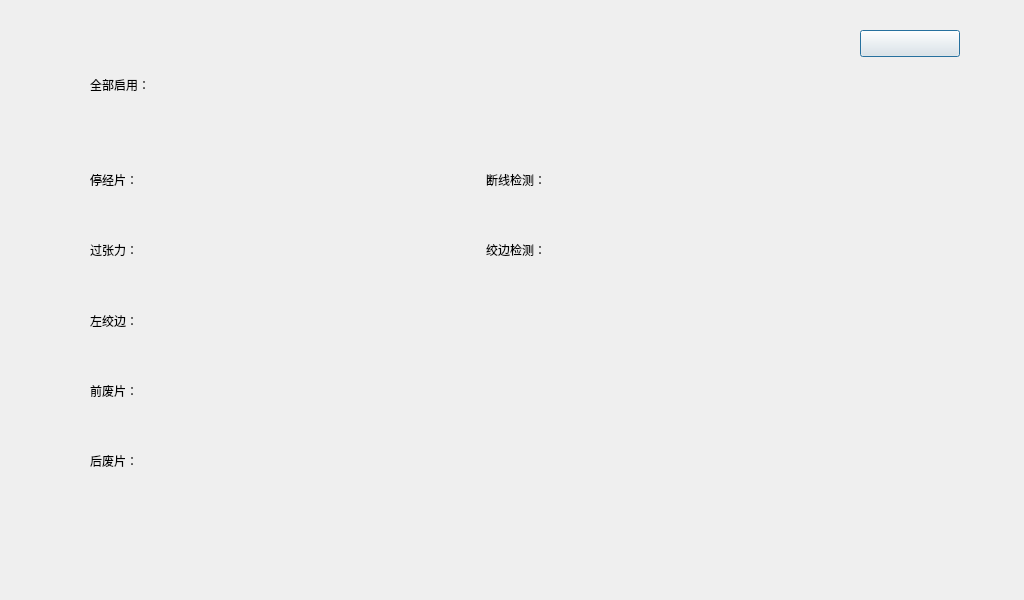
<?xml version="1.0" encoding="UTF-8"?>
<ui version="4.0">
 <class>JingShaJianCe</class>
 <widget class="QDialog" name="JingShaJianCe">
  <property name="geometry">
   <rect>
    <x>0</x>
    <y>0</y>
    <width>1024</width>
    <height>600</height>
   </rect>
  </property>
  <property name="windowTitle">
   <string>Dialog</string>
  </property>
  <widget class="QPushButton" name="pb_back">
   <property name="geometry">
    <rect>
     <x>860</x>
     <y>30</y>
     <width>100</width>
     <height>27</height>
    </rect>
   </property>
   <property name="text">
    <string/>
   </property>
  </widget>
  <widget class="QWidget" name="widget" native="true">
   <property name="geometry">
    <rect>
     <x>90</x>
     <y>60</y>
     <width>266</width>
     <height>50</height>
    </rect>
   </property>
   <layout class="QHBoxLayout" name="horizontalLayout">
    <property name="spacing">
     <number>5</number>
    </property>
    <property name="leftMargin">
     <number>0</number>
    </property>
    <property name="topMargin">
     <number>0</number>
    </property>
    <property name="rightMargin">
     <number>0</number>
    </property>
    <property name="bottomMargin">
     <number>0</number>
    </property>
    <item>
     <widget class="QLabel" name="label">
      <property name="text">
       <string>全部启用：</string>
      </property>
     </widget>
    </item>
    <item>
     <widget class="QDialogButtonBox" name="bB00">
      <property name="standardButtons">
       <set>QDialogButtonBox::NoButton</set>
      </property>
     </widget>
    </item>
   </layout>
  </widget>
  <widget class="QWidget" name="widget_9" native="true">
   <property name="geometry">
    <rect>
     <x>90</x>
     <y>150</y>
     <width>711</width>
     <height>341</height>
    </rect>
   </property>
   <layout class="QGridLayout" name="gridLayout">
    <property name="leftMargin">
     <number>0</number>
    </property>
    <property name="topMargin">
     <number>0</number>
    </property>
    <property name="rightMargin">
     <number>0</number>
    </property>
    <property name="bottomMargin">
     <number>0</number>
    </property>
    <property name="horizontalSpacing">
     <number>80</number>
    </property>
    <property name="verticalSpacing">
     <number>10</number>
    </property>
    <item row="0" column="0">
     <widget class="QWidget" name="widget_2" native="true">
      <layout class="QHBoxLayout" name="horizontalLayout_2">
       <property name="spacing">
        <number>5</number>
       </property>
       <property name="leftMargin">
        <number>0</number>
       </property>
       <property name="topMargin">
        <number>0</number>
       </property>
       <property name="rightMargin">
        <number>0</number>
       </property>
       <property name="bottomMargin">
        <number>0</number>
       </property>
       <item>
        <widget class="QLabel" name="label_2">
         <property name="text">
          <string>停经片：</string>
         </property>
        </widget>
       </item>
       <item>
        <widget class="QDialogButtonBox" name="bB01">
         <property name="standardButtons">
          <set>QDialogButtonBox::NoButton</set>
         </property>
        </widget>
       </item>
      </layout>
     </widget>
    </item>
    <item row="0" column="1">
     <widget class="QWidget" name="widget_7" native="true">
      <layout class="QHBoxLayout" name="horizontalLayout_7">
       <property name="spacing">
        <number>5</number>
       </property>
       <property name="leftMargin">
        <number>0</number>
       </property>
       <property name="topMargin">
        <number>0</number>
       </property>
       <property name="rightMargin">
        <number>0</number>
       </property>
       <property name="bottomMargin">
        <number>0</number>
       </property>
       <item>
        <widget class="QLabel" name="label_7">
         <property name="text">
          <string>断线检测：</string>
         </property>
        </widget>
       </item>
       <item>
        <widget class="QDialogButtonBox" name="bB06">
         <property name="standardButtons">
          <set>QDialogButtonBox::NoButton</set>
         </property>
        </widget>
       </item>
      </layout>
     </widget>
    </item>
    <item row="1" column="0">
     <widget class="QWidget" name="widget_3" native="true">
      <layout class="QHBoxLayout" name="horizontalLayout_3">
       <property name="spacing">
        <number>5</number>
       </property>
       <property name="leftMargin">
        <number>0</number>
       </property>
       <property name="topMargin">
        <number>0</number>
       </property>
       <property name="rightMargin">
        <number>0</number>
       </property>
       <property name="bottomMargin">
        <number>0</number>
       </property>
       <item>
        <widget class="QLabel" name="label_3">
         <property name="text">
          <string>过张力：</string>
         </property>
        </widget>
       </item>
       <item>
        <widget class="QDialogButtonBox" name="bB02">
         <property name="standardButtons">
          <set>QDialogButtonBox::NoButton</set>
         </property>
        </widget>
       </item>
      </layout>
     </widget>
    </item>
    <item row="1" column="1">
     <widget class="QWidget" name="widget_8" native="true">
      <layout class="QHBoxLayout" name="horizontalLayout_8">
       <property name="spacing">
        <number>5</number>
       </property>
       <property name="leftMargin">
        <number>0</number>
       </property>
       <property name="topMargin">
        <number>0</number>
       </property>
       <property name="rightMargin">
        <number>0</number>
       </property>
       <property name="bottomMargin">
        <number>0</number>
       </property>
       <item>
        <widget class="QLabel" name="label_8">
         <property name="text">
          <string>绞边检测：</string>
         </property>
        </widget>
       </item>
       <item>
        <widget class="QDialogButtonBox" name="bB07">
         <property name="standardButtons">
          <set>QDialogButtonBox::NoButton</set>
         </property>
        </widget>
       </item>
      </layout>
     </widget>
    </item>
    <item row="2" column="0">
     <widget class="QWidget" name="widget_4" native="true">
      <layout class="QHBoxLayout" name="horizontalLayout_4">
       <property name="spacing">
        <number>5</number>
       </property>
       <property name="leftMargin">
        <number>0</number>
       </property>
       <property name="topMargin">
        <number>0</number>
       </property>
       <property name="rightMargin">
        <number>0</number>
       </property>
       <property name="bottomMargin">
        <number>0</number>
       </property>
       <item>
        <widget class="QLabel" name="label_4">
         <property name="text">
          <string>左绞边：</string>
         </property>
        </widget>
       </item>
       <item>
        <widget class="QDialogButtonBox" name="bB03">
         <property name="standardButtons">
          <set>QDialogButtonBox::NoButton</set>
         </property>
        </widget>
       </item>
      </layout>
     </widget>
    </item>
    <item row="3" column="0">
     <widget class="QWidget" name="widget_5" native="true">
      <layout class="QHBoxLayout" name="horizontalLayout_5">
       <property name="spacing">
        <number>5</number>
       </property>
       <property name="leftMargin">
        <number>0</number>
       </property>
       <property name="topMargin">
        <number>0</number>
       </property>
       <property name="rightMargin">
        <number>0</number>
       </property>
       <property name="bottomMargin">
        <number>0</number>
       </property>
       <item>
        <widget class="QLabel" name="label_5">
         <property name="text">
          <string>前废片：</string>
         </property>
        </widget>
       </item>
       <item>
        <widget class="QDialogButtonBox" name="bB04">
         <property name="standardButtons">
          <set>QDialogButtonBox::NoButton</set>
         </property>
        </widget>
       </item>
      </layout>
     </widget>
    </item>
    <item row="4" column="0">
     <widget class="QWidget" name="widget_6" native="true">
      <layout class="QHBoxLayout" name="horizontalLayout_6">
       <property name="spacing">
        <number>5</number>
       </property>
       <property name="leftMargin">
        <number>0</number>
       </property>
       <property name="topMargin">
        <number>0</number>
       </property>
       <property name="rightMargin">
        <number>0</number>
       </property>
       <property name="bottomMargin">
        <number>0</number>
       </property>
       <item>
        <widget class="QLabel" name="label_6">
         <property name="text">
          <string>后废片：</string>
         </property>
        </widget>
       </item>
       <item>
        <widget class="QDialogButtonBox" name="bB05">
         <property name="standardButtons">
          <set>QDialogButtonBox::NoButton</set>
         </property>
        </widget>
       </item>
      </layout>
     </widget>
    </item>
   </layout>
  </widget>
 </widget>
 <resources/>
 <connections/>
</ui>
